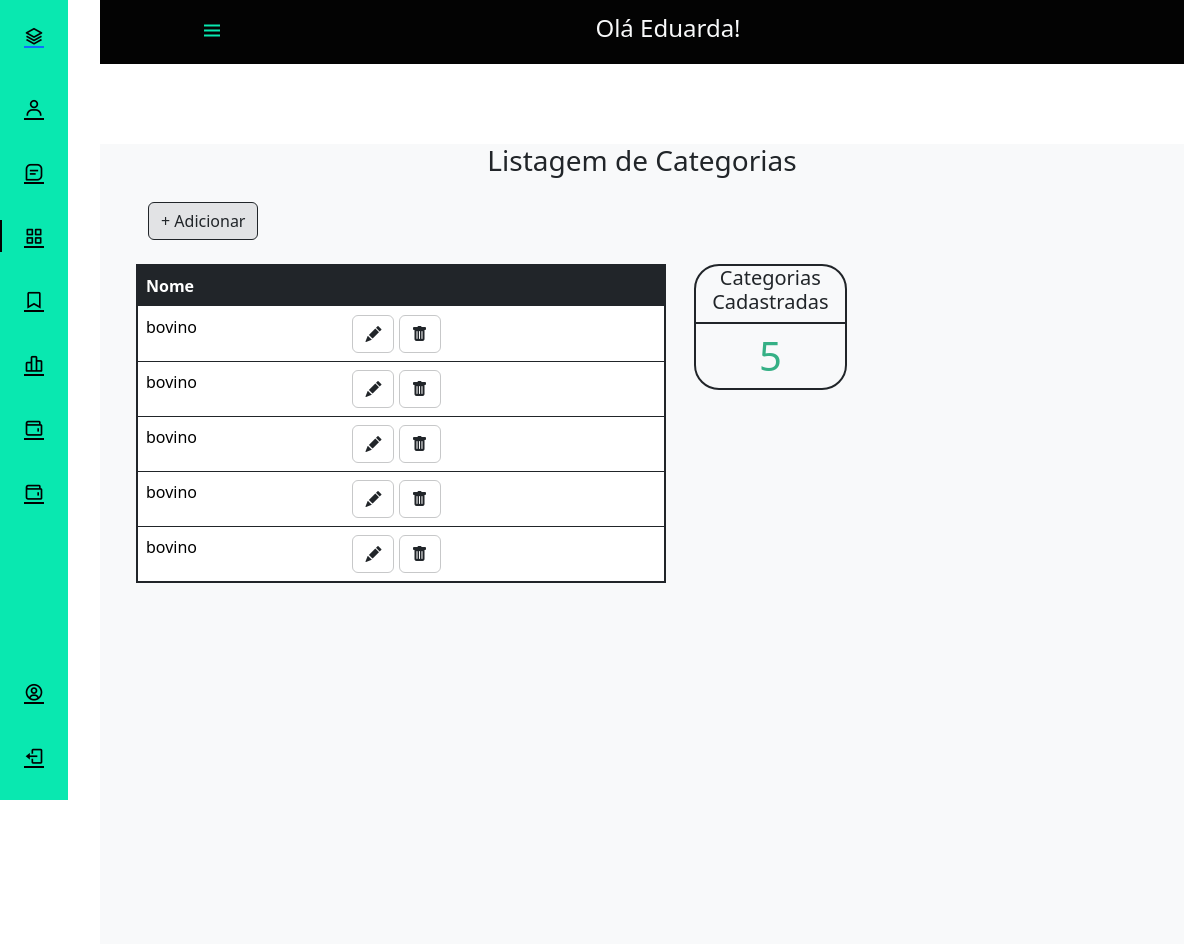
The app's page /dashboard/sidebar_categoria.php (signed in) with its own data.
### tables this page shows
CREATE TABLE `usuario` (
  `idProdutor` int(11) NOT NULL,
  `Nome` varchar(80) NOT NULL,
  `Cpf` varchar(15) NOT NULL,
  `Telefone` varchar(15) DEFAULT NULL,
  `Endereco` text DEFAULT NULL,
  `Email` varchar(45) NOT NULL,
  `Senha` varchar(80) NOT NULL,
  `Rg` varchar(12) DEFAULT NULL,
  `Localidade` varchar(45) DEFAULT NULL,
  `Prop_rural` varchar(60) DEFAULT NULL,
  `Municipio` varchar(45) DEFAULT NULL,
  `Cep` char(10) DEFAULT NULL,
  `Nivel` int(11) NOT NULL
);

CREATE TABLE `categoria` (
  `idCategoria` int(11) NOT NULL,
  `Nome` varchar(45) NOT NULL,
  `idProdutor` int(11) NOT NULL
);

### dashboard/sidebar_categoria.php (the view, shortened to what this page needs)
<?php
require_once "../script/connection.php";
$id = $_SESSION["idProdutor"];
$sql_usuario = "SELECT * FROM usuario WHERE idProdutor = '$id'";
$result_usuario = $conn->query($sql_usuario);
if ($result_usuario->num_rows > 0) {
    while ($row_usuario = $result_usuario->fetch_assoc()) {
        $name_user = $row_usuario["Nome"];
        $nivel = $row_usuario["Nivel"];
    }
} else {
    header("Location: ../login/index.php");
}
$sql_conta = "SELECT COUNT(*) as num_categoria FROM categoria WHERE idProdutor = '$id'";
$result_conta = $conn->query($sql_conta);
$row_conta = $result_conta->fetch_assoc();
?>
<!DOCTYPE html>
<html lang="en">
<head>
    <link rel="stylesheet" href="sidebar.css">
    <link rel="stylesheet" href="https://cdn.jsdelivr.net/npm/bootstrap@5.0.0-beta1/dist/css/bootstrap.min.css">
    <link rel="stylesheet" href="https://cdn.jsdelivr.net/npm/boxicons@latest/css/boxicons.min.css">
    <link href="https://cdn.jsdelivr.net/npm/bootstrap@5.3.1/dist/css/bootstrap.min.css" rel="stylesheet">
    <link rel="stylesheet" href="https://cdn.jsdelivr.net/npm/bootstrap-icons@1.10.5/font/bootstrap-icons.css">
</head>
<body>
    <body id="body-pd">
        <header class="header" id="header">
            <div class="header_toggle"> <i class='bx bx-menu' id="header-toggle"></i> </div>
            <div>
                <h4 class="text-light">Olá <?php echo $name_user;  ?></h4>
            </div>
            <div class="header_img"><img src="https://www.promoview.com.br/uploads/images/unnamed%2819%29.png" alt=""> </div>
        </header>
        <div class="l-navbar" id="nav-bar">
            <nav class="nav">
                <div> <a href="sidebar.php" class="nav_logo"> <i class='bx bx-layer nav_logo-icon'></i> <span class="nav_logo-name">Administrativa</span> </a>
                    <div class="nav_list">
                        <?php if ($nivel >= 2) { ?>
                            <a href="sidebar_usuario.php" class="nav_link">
                                <i class='bx bx-user nav_icon'></i> <span class="nav_name">Usuários</span>
                            </a>
                        <?php } ?>
                        <a href="sidebar_animal.php" class="nav_link">
                            <i class='bx bx-message-square-detail nav_icon'></i>
                        </a>
                        <a href="sidebar_categoria.php" class="nav_link active">
                            <i class='bx bx-grid-alt nav_icon'></i>
                        </a>
                        <a href="sidebar_rebanho.php" class="nav_link">
                            <i class='bx bx-bookmark nav_icon'></i>
                        </a>
                        <a href="sidebar_inventario.php" class="nav_link">
                            <i class='bx bx-bar-chart-alt-2 nav_icon'></i>
                        </a>
                        <a href="sidebar_estoque.php" class="nav_link">
                            <i class='bx bx-wallet nav_icon'></i>
                        </a>
                        <a href="sidebar_relatorio.php" class="nav_link">
                            <i class='bx bx-wallet nav_icon'></i>
                        </a>
                    </div>
                </div> <div>
                    <a href="form_edit_user.php?id=<?php echo $id; ?>" class="nav_link"> <i class='bx bx-user-circle nav_icon' ></i> <span class="nav_name">Editar Perfil</span> </a>
                    <a href="../script/logout.php" class="nav_link"> <i class='bx bx-log-out nav_icon'></i> <span class="nav_name">Sair</span> </a>
                </div>
            </nav>
        </div>
        <div class="height-100 bg-light" style="margin-top: 80px;">
            <h3 class="text-center">Listagem de Categorias</h3>
            <div class="ms-5">
                <button type="button" class="btn bg-secondary-subtle border border-dark mt-3 mb-4" data-bs-toggle="modal" data-bs-target="#exampleModal">
                    + Adicionar
                </button>
                <div class="row">
                    <table class="table w-50 col-5 border border-2 border-dark">
                        <thead class="table-dark">
                            <tr>
                                <th scope="col">Nome</th>
                                <th scope="col"></th>
                            </tr>
                        </thead>
                        <tbody>
                            <?php
                            $sql = "SELECT * FROM categoria  WHERE idProdutor = '$id'";
                            $result = $conn->query($sql);
                            if ($result->num_rows > 0) {
                                while ($row = $result->fetch_assoc()) {
                            ?>
                                    <tr>
                                        <td><?php echo $row["Nome"]; ?></td>
                                        <td>
                                            <a href='form_edit_categoria.php?id=<?php echo $row["idCategoria"]; ?>' class='btn border border-dark border-opacity-25 '><i class="bi bi-pencil-fill"></i></a>
                                            <button onclick='AlertDeletCategoria(<?php echo $row["idCategoria"]; ?>)' class='btn border border-dark border-opacity-25'><i class="bi bi-trash-fill"></i></button>
                                        </td>
                                    </tr>
                            <?php
                                }
                            }else{
                            }
                            ?>
                        </tbody>
                    </table>
                    <div class="col-2 ms-3">
                        <div class=" border border-dark border-2" style="border-radius: 25px;">
                            <h5 class="text-center border-bottom border-dark border-2 pb-2">Categorias Cadastradas</h5>
                            <h1 class="text-center" style="color: #35b085;"><?php echo $row_conta["num_categoria"]; ?></h1>
                        </div>
                    </div>
                </div>
            </div>
        </div>
    </body>
</html>

### dashboard/sidebar.css (style rules this page uses)
:root { --header-height: 3rem; --nav-width: 68px; --first-color: #09e8b0; --first-color-light: #000000; --white-color: rgb(3, 3, 3); --body-font: 'Nunito', sans-serif; --normal-font-size: 1rem; --z-fixed: 100 }
*,::before,::after { box-sizing: border-box }
body { position: relative; margin: var(--header-height) 0 0 0; padding: 0 1rem; font-family: var(--body-font); font-size: var(--normal-font-size); transition: .5s; }
a { text-decoration: none }
.header { width: 100%; height: var(--header-height); position: relative; top: 0; left: 0; display: flex; align-items: center; justify-content: space-between; padding: 0 1rem; background-color: var(--white-color); z-index: var(--z-fixed); transition: .5s }
.header_toggle { color: var(--first-color); font-size: 1.5rem; cursor: pointer }
.header_img { width: 35px; height: 35px; display: flex; justify-content: center; border-radius: 50%; overflow: hidden }
.header_img img { width: 40px }
.l-navbar { position: fixed; top: 0; left: -30%; width: var(--nav-width); height: 100vh; background-color: var(--first-color); padding: .5rem 1rem 0 0; transition: .5s; z-index: var(--z-fixed) }
.nav { height: 100%; display: flex; flex-direction: column; justify-content: space-between; overflow: hidden }
.nav_logo, .nav_link { display: grid; grid-template-columns: max-content max-content; align-items: center; column-gap: 1rem; padding: .5rem 0 .5rem 1.5rem }
.nav_logo { margin-bottom: 2rem }
.nav_logo-icon { font-size: 1.25rem; color: var(--white-color) }
.nav_link { position: relative; color: var(--first-color-light); margin-bottom: 1.5rem; transition: .3s }
.nav_icon { font-size: 1.25rem }
.active { color: var(--white-color) }
.active::before { content: ''; position: absolute; left: 0; width: 2px; height: 32px; background-color: var(--white-color) }
.height-100 { height:100vh }
@media screen and (min-width: 768px) { body { margin: calc(var(--header-height) + 1rem) 0 0 0; padding-left: calc(var(--nav-width) + 2rem) } }
@media screen and (min-width: 768px) { .header { height: calc(var(--header-height) + 1rem); padding: 0 2rem 0 calc(var(--nav-width) + 2rem) } }
@media screen and (min-width: 768px) { .header_img { width: 40px; height: 40px } }
@media screen and (min-width: 768px) { .header_img img { width: 45px } }
@media screen and (min-width: 768px) { .l-navbar { left: 0; padding: 1rem 1rem 0 0 } }

### records on screen
usuario: Nome "Eduarda!"
categoria: Nome "bovino"
categoria: Nome "bovino"
categoria: Nome "bovino"
categoria: Nome "bovino"
categoria: Nome "bovino"

### other values on screen
$row_conta["num_categoria"] "5"
